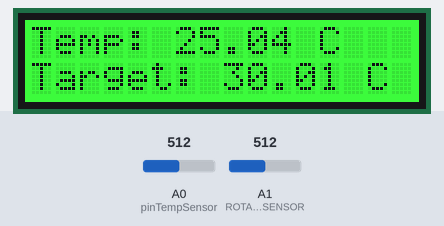
Bench run of a sketch on a simulated Arduino Zero (SAMD21). Parts: 16×2 character LCD. The test bench sets the inputs (shaded band); at power-on: A0 (pinTempSensor) = 512, A1 (ROTARY_ANGLE_SENSOR) = 512. What the sketch prints to the serial monitor is not drawn.

Above: at 1.2 s.
1.3 s: A0 (pinTempSensor) set to 0
At 2.6 s:
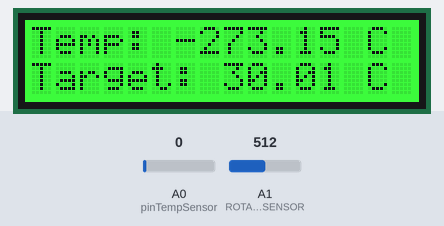
4.3 s: A0 (pinTempSensor) set to 2
At 5.0 s:
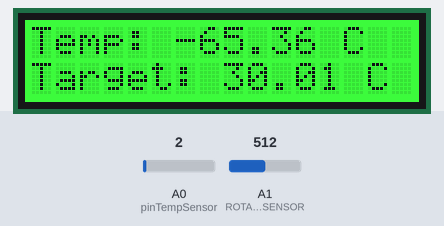
7.3 s: A0 (pinTempSensor) set to 511
At 7.8 s:
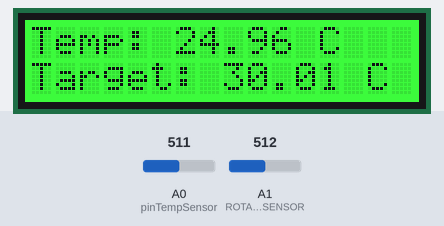
10.3 s: A0 (pinTempSensor) set to 122
At 11.2 s:
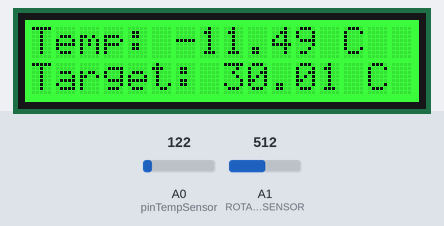
13.3 s: A0 (pinTempSensor) set to 306
At 14.0 s:
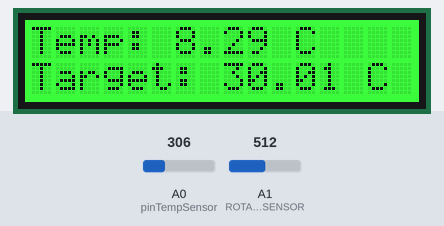
16.3 s: A0 (pinTempSensor) set to 10
At 17.8 s:
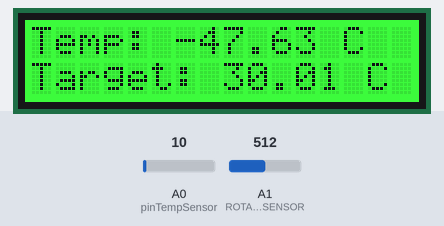
Timing chart, 0 to 19.3 s (numbered marks = the images above; inputs shaded):
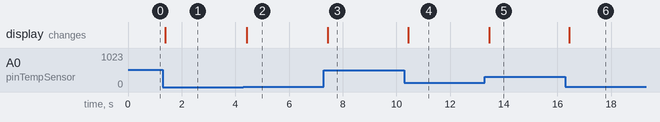

Measured:
- after the input at 1.3 s, the display: changes after 0.10 s (image 1)
- after the input at 4.3 s, the display: changes after 0.13 s (image 2)
- after the input at 7.3 s, the display: changes after 0.15 s (image 3)
- after the input at 10.3 s, the display: changes after 0.14 s (image 4)
- after the input at 13.3 s, the display: changes after 0.16 s (image 5)
- after the input at 16.3 s, the display: changes after 0.13 s (image 6)

The sketch:

GroveTemp.ino
```cpp
#include <math.h>
#include <Wire.h>
#include "rgb_lcd.h"

const int ROTARY_ANGLE_SENSOR = A1;
const float ADC_REF = 5.0; //reference voltage of ADC is 5v.If the Vcc switch on the seeeduino
                    //board switches to 3V3, the ADC_REF should be 3.3
const float GROVE_VCC = 5.0; //VCC of the grove interface is normally 5v
const float FULL_ANGLE = 300.0; //full value of the rotary angle is 300 degrees

const float B = 4275;               // B value of the thermistor
const float R0 = 100000;            // R0 = 100k
const int pinTempSensor = A0;     // Grove - Temperature Sensor connect to A0

rgb_lcd lcd;

const int colorR = 0;
const int colorG = 255;
const int colorB = 0;

#if defined(ARDUINO_ARCH_AVR)
#define debug  Serial
#elif defined(ARDUINO_ARCH_SAMD) ||  defined(ARDUINO_ARCH_SAM)
#define debug  SerialUSB
#else
#define debug  Serial
#endif

void setup()
{
    Serial.begin(9600);

    pinMode(ROTARY_ANGLE_SENSOR, INPUT);

    // set up the LCD's number of columns and rows:
    lcd.begin(16, 2);

    lcd.setRGB(colorR, colorG, colorB);

}

void loop()
{
    // Temperature reading
    int a = analogRead(pinTempSensor);

    float R = 1023.0 / a - 1.0;
    R = R0 * R;

    float temperature = 1.0 / (log(R / R0) / B + 1 / 298.15) - 273.15; // Convert to temperature via datasheet

    // Target temperature reading
    float voltage;
    int sensor_value = analogRead(ROTARY_ANGLE_SENSOR);
    voltage = (float)sensor_value * ADC_REF / 1023.0;
    float degrees = (voltage * FULL_ANGLE) / GROVE_VCC;
    float target;
    target = 20.0 + (degrees * 20.0 / FULL_ANGLE);

    // Send temperature and target to serial port on the same line separated by a tab
    Serial.print(temperature);
    Serial.print(",");
    Serial.println(target);

    // Display both values on the LCD
    lcd.clear();
    lcd.setCursor(0, 0);
    lcd.print("Temp: ");
    lcd.print(temperature);
    lcd.print(" C");

    lcd.setCursor(0, 1);
    lcd.print("Target: ");
    lcd.print(target);
    lcd.print(" C");

    delay(100);
}
```
